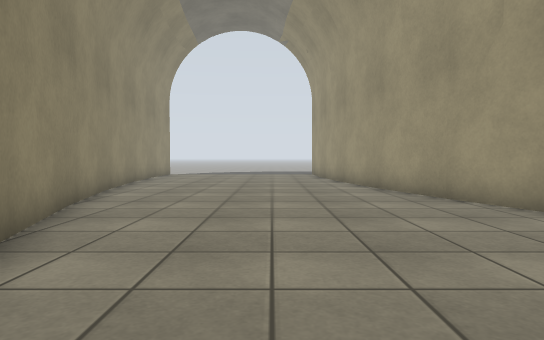
View 1 (above)

16 first-person views from a walk through a world built for the Gazebo simulator. The camera is 0.94 m above the floor, tilts 2° down and sees 75° across. The floor is counted in squares, 1 m on a side. Each view is taken from the middle of a square. On the plan, view 1 faces up. The plan holds only what a view shows up to about 12 squares ahead; the rest is blank. The place goes on beyond the plan.

View 2
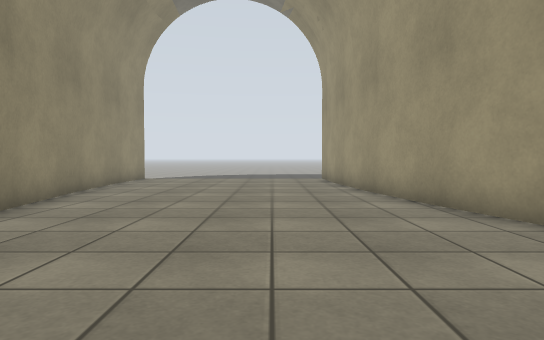

View 3
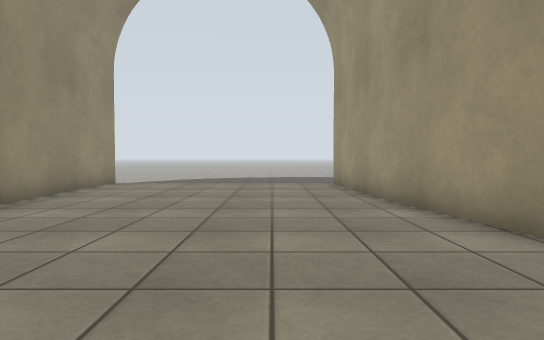

View 4
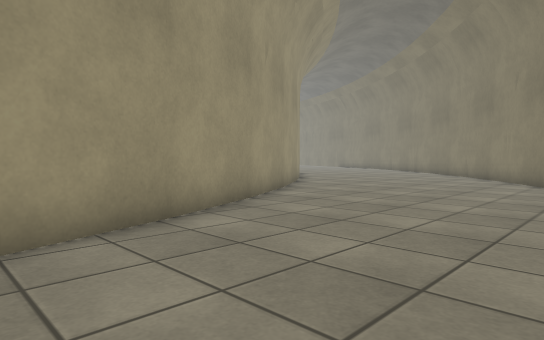

View 5
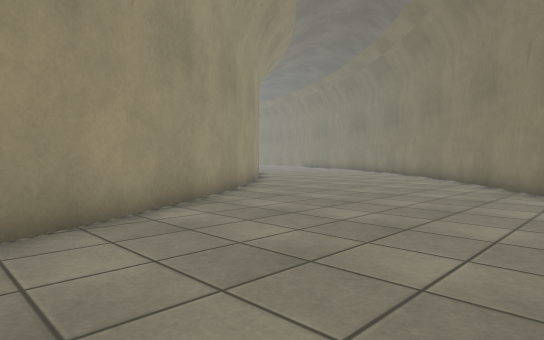

View 6
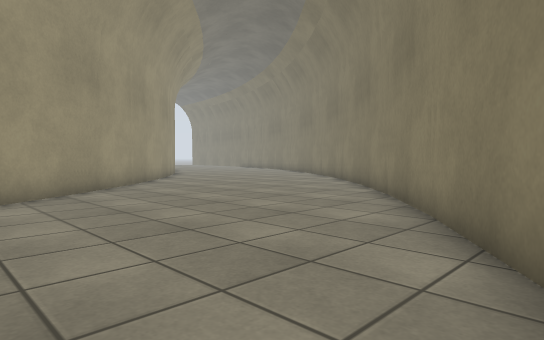

View 7
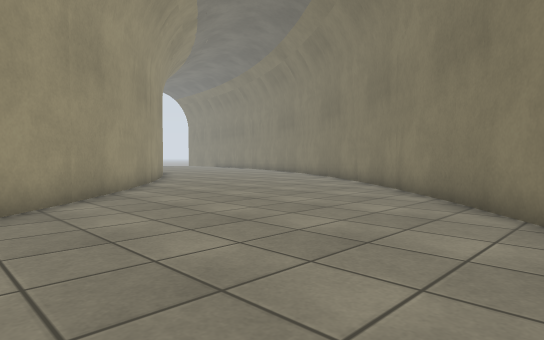

View 8
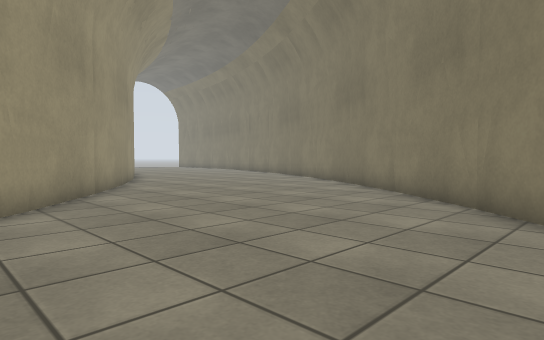

View 9
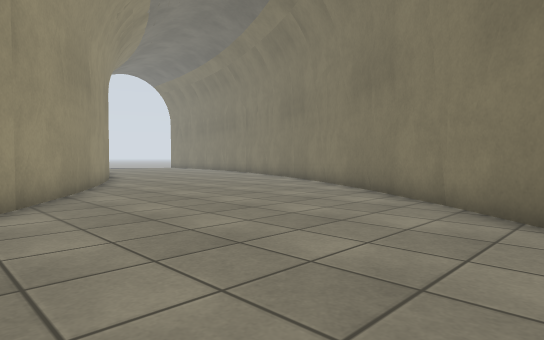

View 10
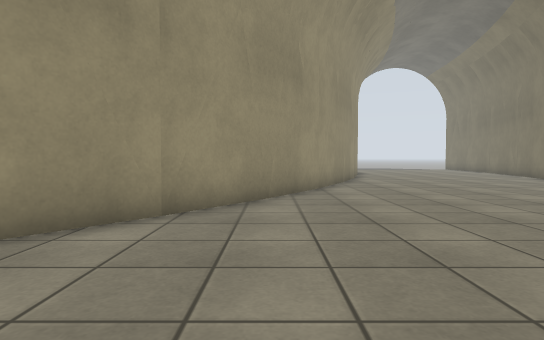

View 11
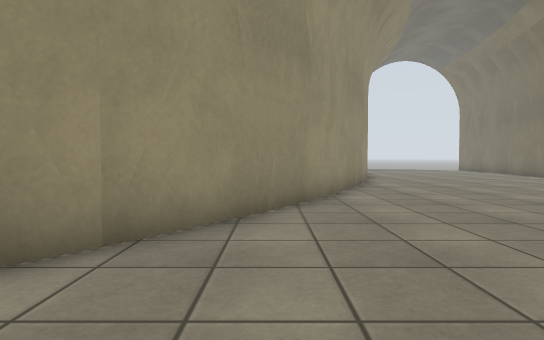

View 12
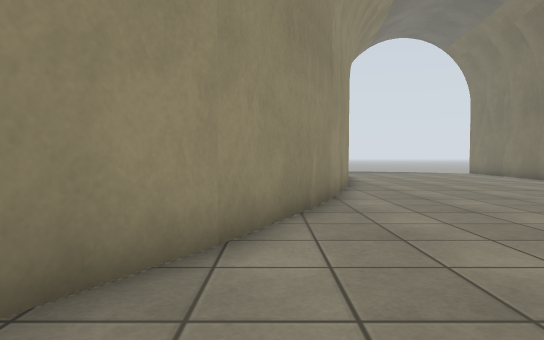

View 13
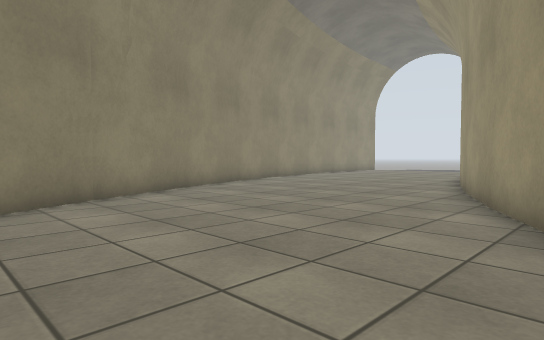

View 14
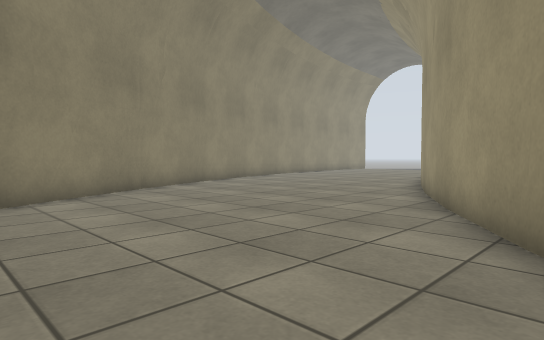

View 15
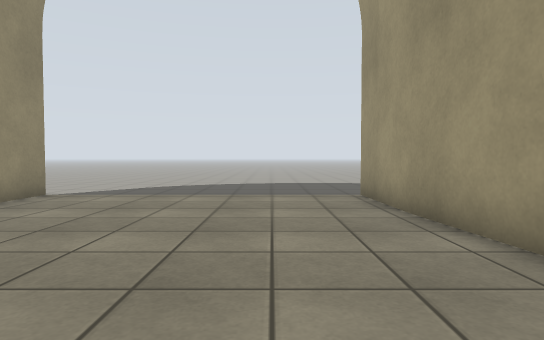

View 16
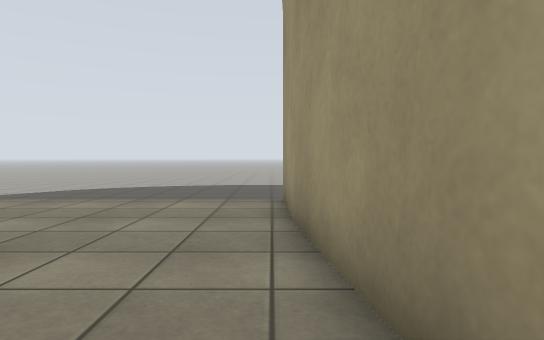

### Floor plan
Points are (right, up) in squares from view 1. A wall is a line through its corners. A room is listed if a view was taken in it or the views show most of it. See-through windows are left out.
Room 1 (views 1, 2, 3, 4, 5, 6, 7, 8, 9, 10, 11, 12, 13, 14, 15, 16)
walls: (9.1, -2.8) (5.8, 3.3); (6, 2.5) (3.7, 8.8); (-0.5, -2.4) (5, -10.5); (12.9, -7.4) (8.7, -1.9); (4.8, -10) (8.3, -13.7); (3.7, 8.1) (2.1, 16.9); (-2.3, 1.9) (0, -2.8); (13.8, -8) (12.5, -6.6); (7.4, -13.1) (15, -19.4); (18.5, -11.9) (13, -7.5); (-5, 10) (-3, 3.9); (-4.9, 10.9) (-4.7, 9.9); (2.3, 16.9) (2.2, 19.9); (15, -19.1) (15.7, -19.5); (25.3, -15.9) (17.5, -11.4); (-5.7, 19.9) (-5.7, 19.2); (-6, 19.9) (-5, 10.2); (28.4, -16.8) (24.9, -15.5)
ways out: opening at (-6, 20.5); opening at (2, 20.5)

Positions as (right, up) in squares from view 1, and headings:
1: (0, 0), facing up
2: (0, 4), facing up
3: (0, 7), facing up
4: (0, 8), facing down-right
5: (1, 4), facing down-right
6: (1, -2), facing down-right
7: (5, -5), facing down-right
8: (8, -8), facing down-right
9: (10, -10), facing down-right
10: (12, -13), facing right
11: (14, -13), facing right
12: (19, -15), facing right
13: (8, -5), facing up-left
14: (10, -7), facing up-left
15: (0, 11), facing up
16: (2, 12), facing up
